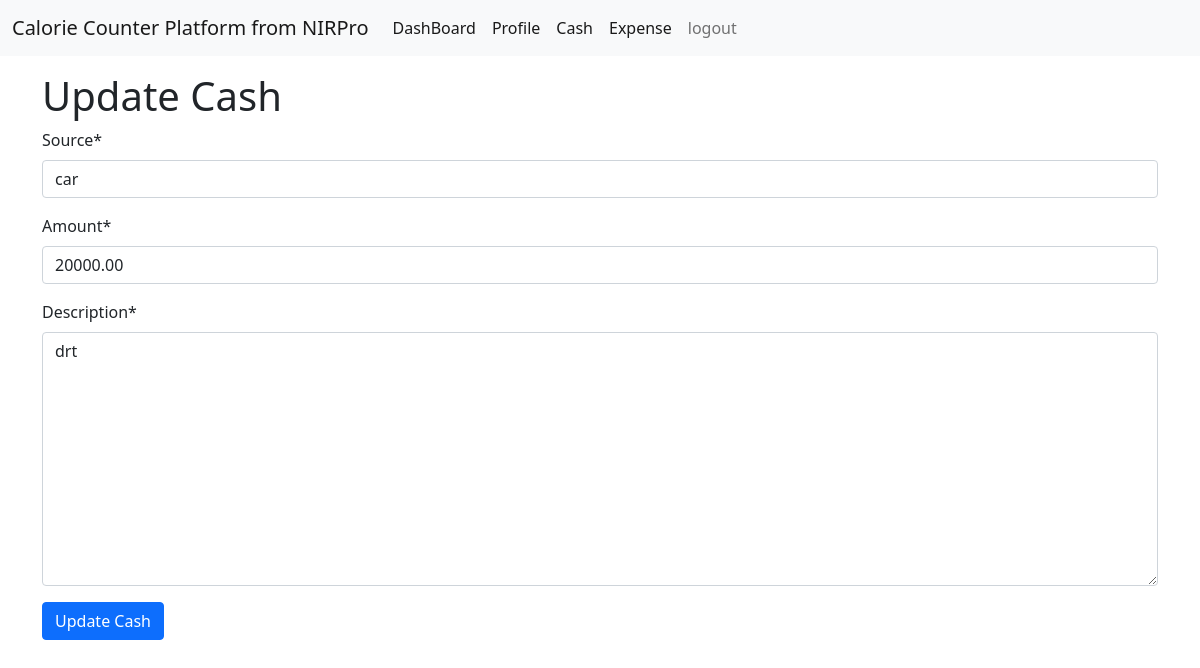
Screenshot of /update-cash/3/ (signed in) with the database file from the repository.
### cash_management/models.py (models this page shows, shortened)
class AddCash(models.Model):
    user = models.ForeignKey(User,on_delete=models.CASCADE,null=True)
    source = models.CharField(max_length=100,null=True)
    datetime = models.DateTimeField(auto_now=True,null=True)
    amount = models.DecimalField(max_digits=10, decimal_places=2,null=True)
    description = models.TextField(null=True)

### cash_management/views.py (the view)
# urls.py: path('update-cash/<int:id>/',update_cash_page,name='update_cash_page'),
@login_required
def update_cash_page(request, id):
    cash = get_object_or_404(AddCash,id=id,user=request.user)
    if request.method == 'POST':
        form_data = AddCashForm(request.POST,instance=cash)
        if form_data.is_valid():
            form_data.save()
            messages.success(request,'Cash Updated Successfully')
            return redirect('cash_page')
    else:
        form_data = AddCashForm(instance=cash)
    context = {
        'form_data': form_data,
        'form_title': 'Update Cash',
        'form_btn': 'Update Cash',
    }
    return render(request,'master/base-form.html',context)

### cash_management/forms.py
class AddCashForm(forms.ModelForm):
    class Meta:
        model = AddCash
        fields=['source','amount','description']

### cash_management/templates/master/base-form.html (shortened to what this page needs)
{% extends 'master/base.html' %}
{% load crispy_forms_tags %}
{% block content %}
<h1>{{form_title}}</h1>
<form method='POST' action="" enctype="multipart/form-data">
    {{form_data|crispy}}
    <button type="submit" class="btn btn-primary"> {{form_btn}}
    </button>
</form>
{% endblock content %}

### rows the page displays
AddCash: source "car", amount "20000.00", description "drt"
